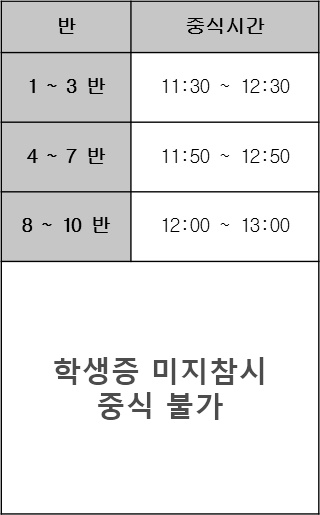
#> input picture myself/menusendprogram/Img2.jpg, 320 x 515 px, given in place of menu.png, which was not available
$ python -i menumaker.py   (imports and definitions only)
#> lines starting #> are read from the running program, lines starting #| are printed output that depends on the picture; after the words box and inside, x2 and y2 are one past the last pixel; in counts of white or black regions, pixels touching at a corner belong together; pictures that were not available may be replaced by others from this repository, and a replacement may not be noted
import cv2
import numpy as np
import imutils
try:
    from PIL import Image
except ImportError:
    import Image
import pytesseract

def setLabel(image, str, contour):
    (text_width, text_height), baseline = cv2.getTextSize(str, cv2.FONT_HERSHEY_SIMPLEX, 0.7, 1)
    x,y,width,height = cv2.boundingRect(contour)
    pt_x = x+int((width-text_width)/2)
    pt_y = y+int((height + text_height)/2)
    cv2.rectangle(image, (pt_x, pt_y+baseline), (pt_x+text_width, pt_y-text_height), (200,200,200), cv2.FILLED)
    cv2.putText(image, str, (pt_x, pt_y), cv2.FONT_HERSHEY_SIMPLEX, 0.7, (0,0,0), 1, 8)


def changeGrayColorAndBlur(address) :
    ########### 이미지 전처리 과정 ##########
    # https://webnautes.tistory.com/1296
    # https://sosal.kr/1067
    # https://076923.github.io/posts/Python-opencv-9/#top
#> called with address = 'Img2.jpg'
    print("이미지 전처리 - 흑백화")
    img_origin = cv2.imread(address+ r"\menu.png", cv2.IMREAD_COLOR)
#> img_origin is the input picture: shape (515, 320, 3); min 0, max 255, mean 227.9
    img_copy = img_origin.copy()
    img_gray = cv2.cvtColor(img_copy, cv2.COLOR_BGR2GRAY)
    # cv2.imshow('Show Image', img_gray)
    # cv2.waitKey(0)
    cv2.imwrite(address+r"\menu_gray.jpg", img_gray)
    # 가우시안을 이용해서 이미지를 조금 더 명확하게 구분할 수 있게 된다고 한다.
    ##블러가 필요한가?
    img_blurred = cv2.GaussianBlur(img_gray,(5,5), 0)
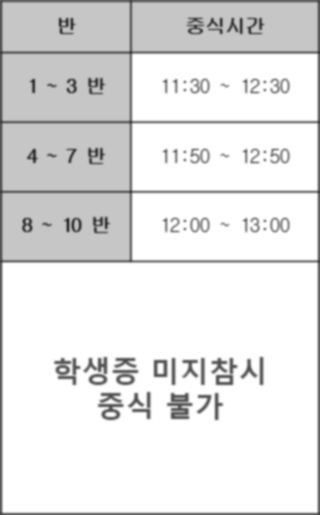
#> img_blurred: shape (515, 320); min 42, max 255, mean 227.7
    # cv2.imshow('Show Image', img_blurred)
    # cv2.waitKey(0)
    cv2.imwrite(address+r"\menu_blurred.jpg", img_blurred)
    # cv2.destroyAllWindows()
    print("이미지 전처리 - 흑백화 및 블러 완료")

# 이 함수를 통해 그림에서 필요한 부분만을 잘라낸다.
# 목표는 선을 명확히해서 주변 둘레 선을 확인하는 것이다.
# https://webnautes.tistory.com/1097

def saveBoxImage(address) :

#> called with address = 'Img2.jpg'
    img = cv2.imread(address+ r"\menu.png", cv2.IMREAD_GRAYSCALE)

    ret,img_binary = cv2.threshold(img, 127, 255, cv2.THRESH_BINARY_INV|cv2.THRESH_OTSU)
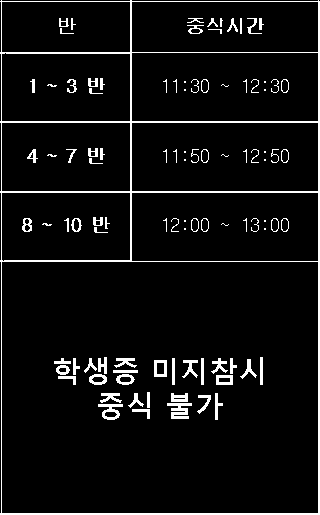
#> img_binary: shape (515, 320); 6.1% white; 99 white regions (27 under 20 px)
#> ret = 149
    cv2.imshow('result', img_binary)
    cv2.waitKey(0)

    contours, hierarchy = cv2.findContours(img_binary, cv2.RETR_EXTERNAL, cv2.CHAIN_APPROX_SIMPLE)
#> contours = 1 contour; box (x1, y1, x2, y2) and area: (0, 0, 320, 515) 163148

    rectlist = []
    for cnt in contours:
        size = len(cnt)
        print(size)

        epsilon = 0.005 * cv2.arcLength(cnt, True)
        approx = cv2.approxPolyDP(cnt, epsilon, True)

        size = len(approx)
        print(size)

        cv2.line(img, tuple(approx[0][0]), tuple(approx[size-1][0]), (0, 255, 0), 3)
        for k in range(size-1):
            cv2.line(img, tuple(approx[k][0]), tuple(approx[k+1][0]), (0, 255, 0), 3)

        if cv2.isContourConvex(approx):
            if size == 3:
                setLabel(img, "triangle", cnt)
            elif size == 4:
                #setLabel(img, "rectangle", cnt)
                rectlist.append(cnt)
            elif size == 5:
                setLabel(img, "pentagon", cnt)
            elif size == 6:
                setLabel(img, "hexagon", cnt)
            elif size == 8:
                setLabel(img, "octagon", cnt)
            elif size == 10:
                setLabel(img, "decagon", cnt)
            else:
                setLabel(img, str(size), cnt)
        else:
            setLabel(img, str(size), cnt)
#> this loop made 1 pass
#> (epsilon, approx) on pass 1: (8.35, [[1, 0], [0, 514], [319, 514], [319, 1]])
#| 31
#| 4
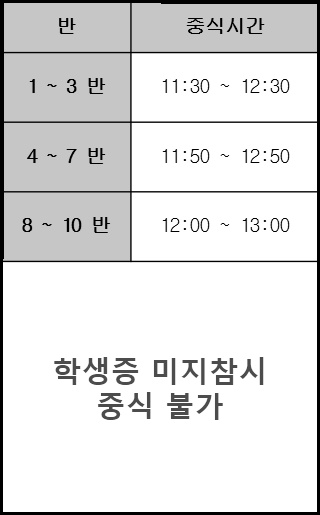
#> img: shape (515, 320); min 0, max 255, mean 223.5
#> after the loop, rectlist has the same summary as contours

    cv2.imshow('result', img)
    cv2.waitKey(0)

    # rentangle 2가지 찾음 -> 2을 각각을 이미지로 저장하자
    count = 0
    for rect in rectlist :
        rect = rect.astype("float")
        rect = rect.astype("int")
        x,y,w,h = cv2.boundingRect(rect)

        if w < 200:
            continue
        count += 1
        cv2.imwrite(address+r"/menuBox"+str(count)+".jpg", img[y: y + h, x: x + w])
#> this loop made 1 pass
#> (x, y, w, h, count) on pass 1: (0, 0, 320, 515, 1)
#> after the loop, count = 1


def cutImagesToGetInfo(address) :
    # http://www.gisdeveloper.co.kr/?p=6714
    # 먼저 Box1 : 식단표
    # Box2 : 반시간표
    # 혹시 형태가 바뀐다면 크기에 따라서 바꿔주는 것이 맞을 듯하다. 큰 것이 식단표. 위의 함수에서 저장해줄 때 처리해주면 됨.

#> called with address = 'Img2.jpg'
    img = cv2.imread(address+ r"\menuBox1.jpg", cv2.IMREAD_GRAYSCALE)
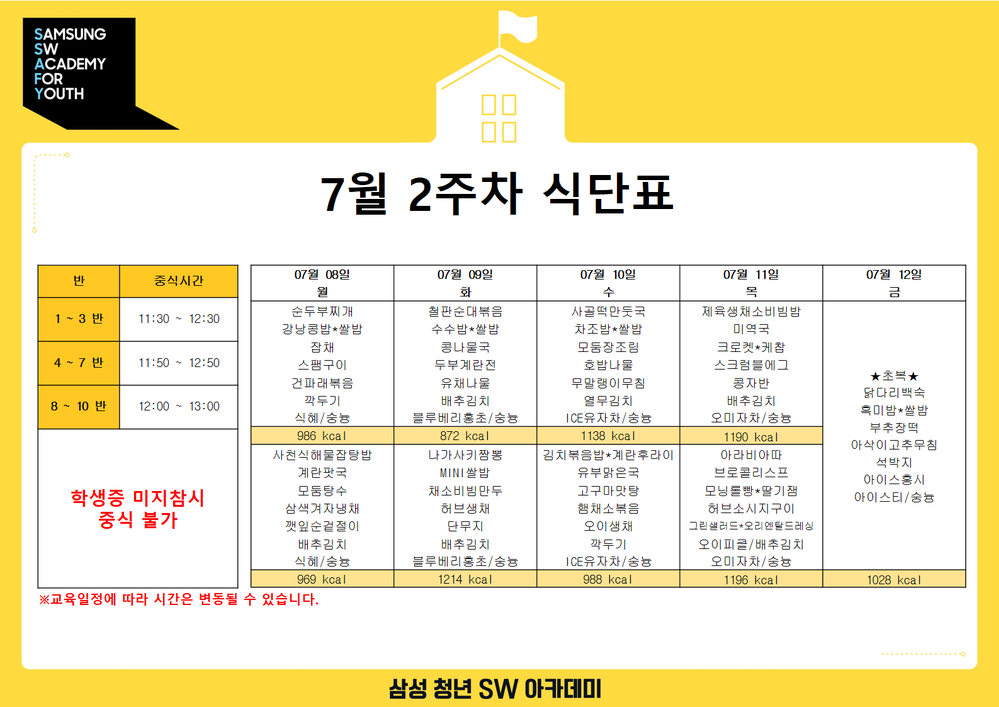
#> input picture myself/menusendprogram/menu - 복사본.png, 999 x 707 px, shrunk from 1587 x 1123 before the run, given in place of menuBox1.jpg, which was not available
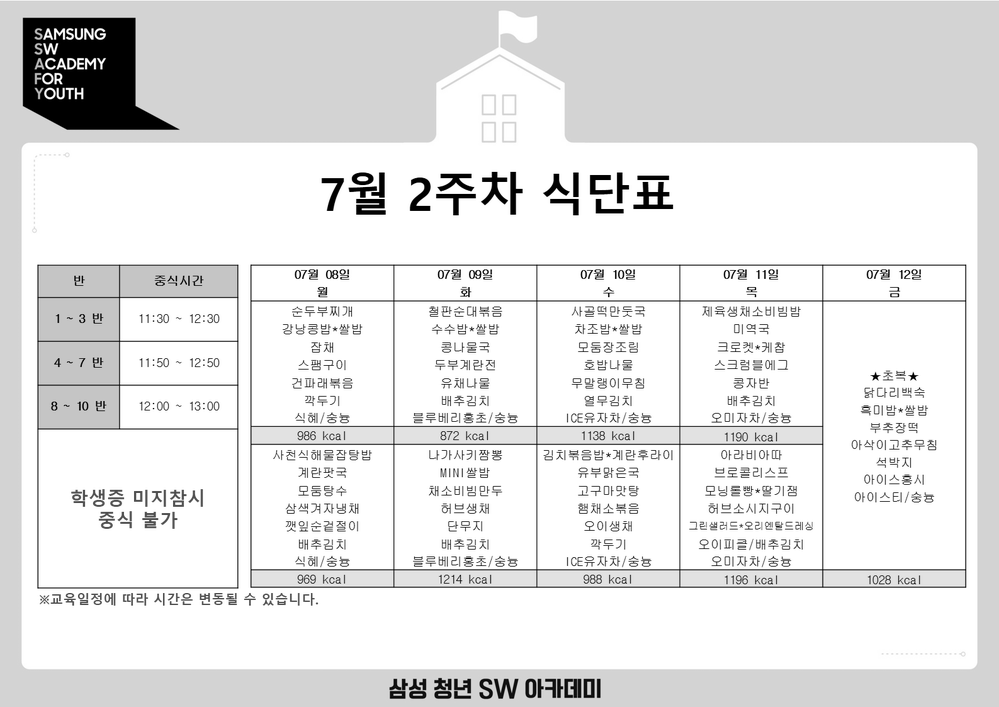
#> img: shape (707, 999); min 0, max 255, mean 227.7


    #ret,img_binary = cv2.threshold(img, 127, 255, cv2.THRESH_BINARY_INV|cv2.THRESH_OTSU)
    #cv2.imshow('result', img)
    #cv2.waitKey(0)

    edges = cv2.Canny(img,50,150,apertureSize = 3)
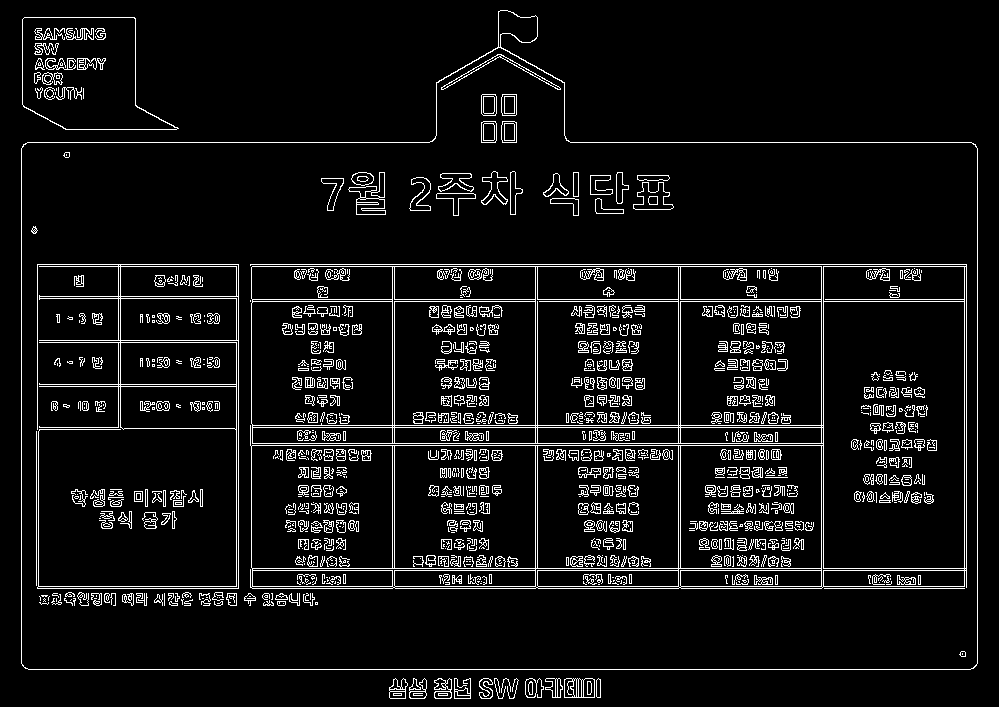
#> edges: shape (707, 999); 7.1% white in thin lines or dots

    lines = cv2.HoughLines(edges,1,np.pi/180,150)
#> lines = 463 rows, first 8: [669, 1.57], [264, 1.57], [266, 1.57], [586, 1.57], [588, 1.57], [142, 1.57], [568, 1.57], [570, 1.57]
    for line in lines:
        rho,theta = line[0]
        a = np.cos(theta)
        b = np.sin(theta)
        x0 = a*rho
        y0 = b*rho
        x1 = int(x0 + 1000*(-b))
        y1 = int(y0 + 1000*(a))
        x2 = int(x0 - 1000*(-b))
        y2 = int(y0 - 1000*(a))

        cv2.line(img,(x1,y1),(x2,y2),(255,0,255),1)
#> this loop made 463 passes
#> (rho, theta, a, b, x0, y0, x1, y1) on passes 1 to 3: (669, 1.57, -4.37e-08, 1, -2.92e-05, 669, -1000, 668), (264, 1.57, -4.37e-08, 1, -1.15e-05, 264, -1000, 263), (266, 1.57, -4.37e-08, 1, -1.16e-05, 266, -1000, 265)
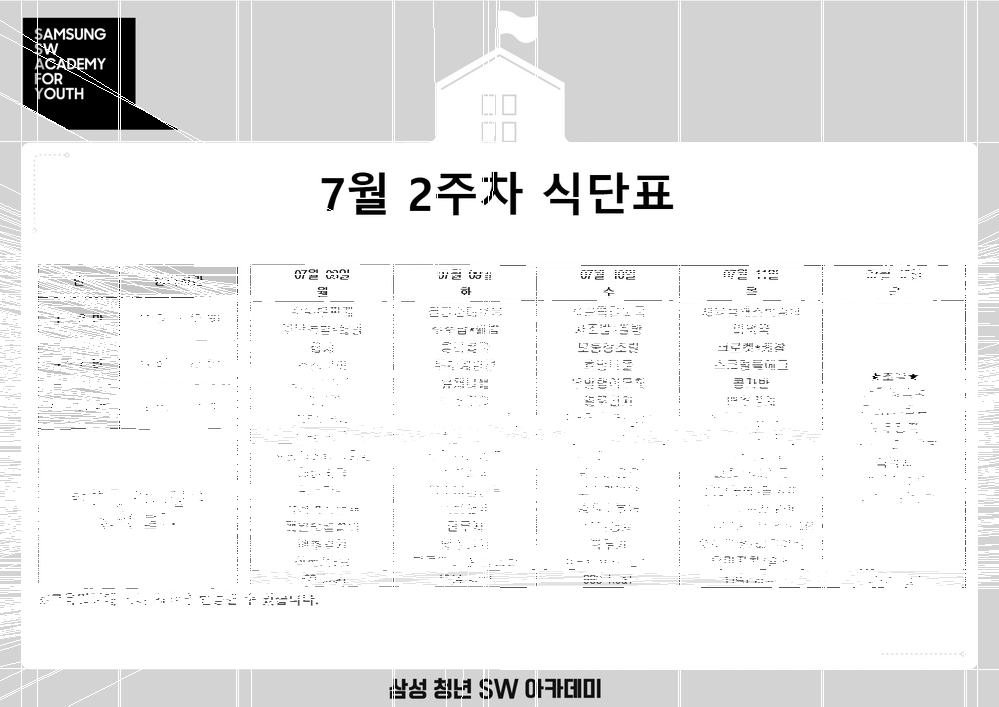
#> img: shape (707, 999); 14.9% of pixels changed, all inside (x1, y1, x2, y2) = (0, 0, 999, 707)

    cv2.imshow('edges', edges)
    cv2.imshow('result', img)
    cv2.waitKey(0)
    cv2.destroyAllWindows()


def makeMenuItems(address) :
    print("메뉴만들기")
    changeGrayColorAndBlur(address)
    saveBoxImage(address)

    #날짜를 찾아서
    #필요한 만큼 잘라야 할 것 같다.
    cutImagesToGetInfo(address)


    # 격자감지 https://codeday.me/ko/qa/20190619/823855.html
    # https://opencv-python-tutroals.readthedocs.io/en/latest/py_tutorials/py_imgproc/py_houghlines/py_houghlines.html

    # img = cv2.imread(address + '\Img1.jpg')
    # gray = cv2.cvtColor(img,cv2.COLOR_BGR2GRAY)

    # # Apply edge detection method on the image
    # edges = cv2.Canny(gray,50,150,apertureSize = 3)

    # # This returns an array of r and theta values
    # lines = cv2.HoughLines(edges,1,np.pi/180, 200)

    # # The below for loop runs till r and theta values
    # # are in the range of the 2d array
    # for r,theta in lines[0]:

    #     print(lines[1])
    #     # Stores the value of cos(theta) in a
    #     a = np.cos(theta)
    #     # Stores the value of sin(theta) in b
    #     b = np.sin(theta)
    #     # x0 stores the value rcos(theta)
    #     x0 = a*r
    #     # y0 stores the value rsin(theta)
    #     y0 = b*r
    #     # x1 stores the rounded off value of (rcos(theta)-1000sin(theta))
    #     x1 = int(x0 + 1000*(-b))
    #     # y1 stores the rounded off value of (rsin(theta)+1000cos(theta))
    #     y1 = int(y0 + 1000*(a))
    #     # x2 stores the rounded off value of (rcos(theta)+1000sin(theta))
    #     x2 = int(x0 - 1000*(-b))
    #     # y2 stores the rounded off value of (rsin(theta)-1000cos(theta))
    #     y2 = int(y0 - 1000*(a))
    #     # cv2.line draws a line in img from the point(x1,y1) to (x2,y2).
    #     # (0,0,255) denotes the colour of the line to be
    #     #drawn. In this case, it is red.
    #     cv2.line(img,(x1,y1), (x2,y2), (0,0,255),2)

    # # All the changes made in the input image are finally
    # # written on a new image houghlines.jpg
    # cv2.imwrite(address + '\houghlines3.jpg',img)

    ## pytesseract 사용


    # If you don't have tesseract executable in your PATH, include the following:
    #full path
    #pytesseract.pytesseract.tesseract_cmd = r'C:\Users\student\python\myself\menusender'
    # Example tesseract_cmd = r'C:\Program Files (x86)\Tesseract-OCR\tesseract'

    # Simple image to string : basic english
    #print(pytesseract.image_to_string(Image.open(address +'\savedimage.jpg')))

    # korean text image to string -> 전체 이미지 대상
#> (the run stopped early here; a loop or call above may not have finished)
